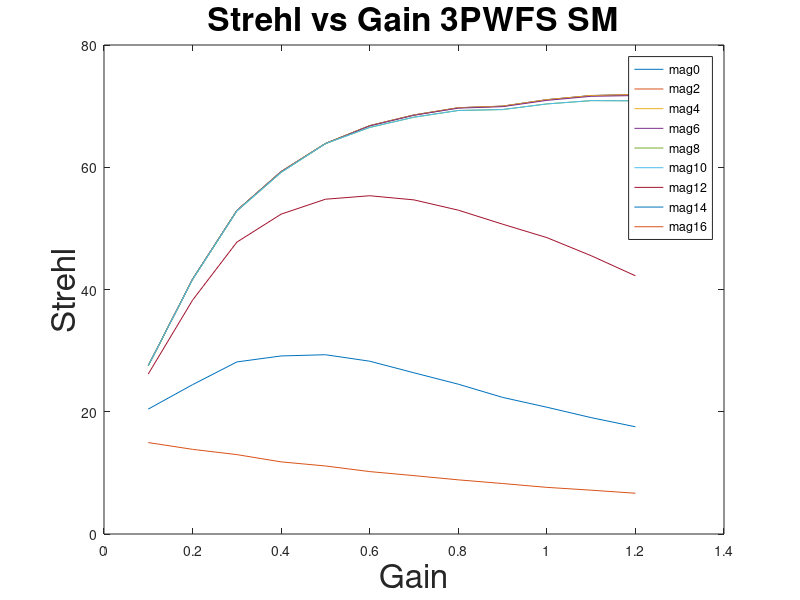

Write the MATLAB code that produced this figure. (Note: this script raises an error after producing the figure.)
%gainOpPWFSExperiment results 

%% 3PWFSSM

gain=0.1:0.1:1.2;

mag0=[27.55, 41.69, 52.92, 59.3, 63.89, 66.81, 68.56, 69.74, 70, 71.06, 71.74, 71.89];
mag2=[27.55, 41.69, 52.92, 59.3, 63.89, 66.81, 68.56, 69.74, 70, 71.05, 71.73, 71.89];
mag4=[27.55, 41.69, 52.92, 59.3, 63.89, 66.8, 68.55, 69.73, 69.99, 71.04, 71.72, 71.86];
mag6=[27.55, 41.69, 52.91, 59.27, 63.86, 66.77, 68.5, 69.67, 69.91, 70.94, 71.6, 71.73];
mag8=[27.53, 41.64, 52.84, 59.16, 63.86, 66.52, 68.19, 69.29, 69.44, 70.36, 70.9, 70.87];
mag10=[27.53, 41.64, 52.84, 59.16, 63.86, 66.52, 68.19, 69.29, 69.44, 70.36, 70.9, 70.87]; %CHECK THIS
mag12=[26.18, 38.26, 47.75, 52.33, 54.77, 55.34, 54.66, 52.98, 50.69, 48.49, 45.53, 42.24];
mag14=[20.44, 24.43, 28.15, 29.13, 29.33, 28.27, 26.37, 24.51, 22.35, 20.74, 19.04, 17.54];
mag16=[14.96, 13.85, 12.99, 11.8, 11.13, 10.21, 9.55, 8.86, 8.26, 7.63, 7.17, 6.67];

figure; plot(gain, mag0); hold on
plot(gain,mag2); plot(gain,mag4); plot(gain,mag6); plot(gain,mag8); plot(gain,mag10); plot(gain,mag12); plot(gain,mag14); plot(gain,mag16);
ylabel('Strehl', 'FontSize', 24)
xlabel('Gain', 'FontSize', 24)
title('Strehl vs Gain 3PWFS SM', 'FontSize', 24);
lgd=legend('mag0','mag2','mag4','mag6', 'mag8', 'mag10', 'mag12', 'mag14', 'mag16');
lgd.FontSize = 20;